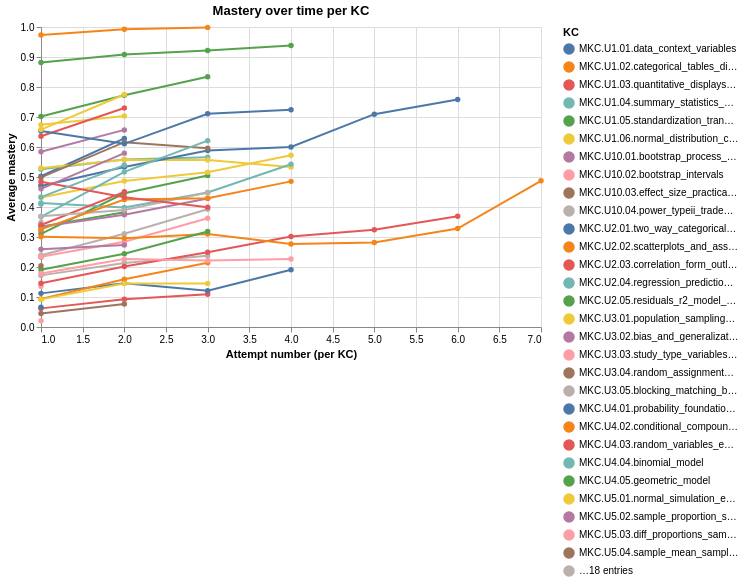

Notebook code cell kept with this figure:
### Code cell
initial_model_output = initial_model_output.sort_values(['user_id', 'skill_name', 'order_id'])
initial_model_output['kc_attempt'] = (
    initial_model_output
    .groupby(['user_id', 'skill_name'])
    .cumcount() + 1
)
# Then average across students for each KC at each attempt number
mastery_over_time = (
    initial_model_output
    .groupby(['kc_attempt', 'skill_name'])['state_predictions']
    .mean()
    .reset_index()
    .rename(columns={'state_predictions': 'avg_mastery'})
)
kc_selection = alt.selection_point(fields=['skill_name'], bind='legend')

alt.Chart(mastery_over_time).mark_line(point=True).encode(
    x=alt.X('kc_attempt:Q', title='Attempt number (per KC)'),
    y=alt.Y('avg_mastery:Q', title='Average mastery', scale=alt.Scale(domain=[0, 1])),
    color=alt.Color('skill_name:N', legend=alt.Legend(title='KC')),
    opacity=alt.condition(kc_selection, alt.value(1), alt.value(0.1)),
    tooltip=[
        alt.Tooltip('skill_name:N', title='KC'),
        alt.Tooltip('kc_attempt:Q', title='Attempt'),
        alt.Tooltip('avg_mastery:Q', title='Avg mastery', format='.3f')
    ]
).add_params(kc_selection).properties(
    title='Mastery over time per KC',
    width=500, height=300
)

### Figure 1 — Vega-Lite specification as saved in the notebook (floating-point values rounded to 4 significant figures; data arrays with more than 128 entries replaced by an {"elided": "..."} marker saying what was removed)
{"config": {"view": {"continuousWidth": 300, "continuousHeight": 300}}, "data": {"name": "data-4622af2a045b5a057dcc8eb6dc833804"}, "mark": {"type": "line", "point": true}, "encoding": {"color": {"field": "skill_name", "legend": {"title": "KC"}, "type": "nominal"}, "opacity": {"condition": {"param": "param_a20c824895d8621d", "value": 1}, "value": 0.1}, "tooltip": [{"field": "skill_name", "title": "KC", "type": "nominal"}, {"field": "kc_attempt", "title": "Attempt", "type": "quantitative"}, {"field": "avg_mastery", "format": ".3f", "title": "Avg mastery", "type": "quantitative"}], "x": {"field": "kc_attempt", "title": "Attempt number (per KC)", "type": "quantitative"}, "y": {"field": "avg_mastery", "scale": {"domain": [0, 1]}, "title": "Average mastery", "type": "quantitative"}}, "height": 300, "params": [{"name": "param_a20c824895d8621d", "select": {"type": "point", "fields": ["skill_name"]}, "bind": "legend"}], "title": "Mastery over time per KC", "width": 500, "$schema": "https://vega.github.io/schema/vega-lite/v6.4.1.json", "datasets": {"data-4622af2a045b5a057dcc8eb6dc833804": {"elided": "130 records"}}}
